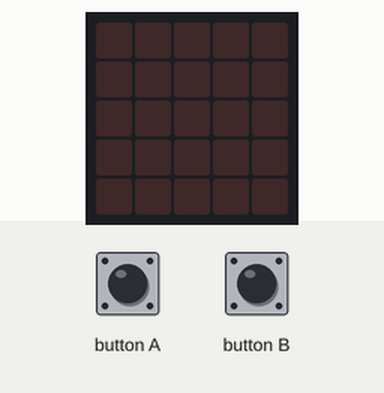
Simulated run of this program. Board: BBC micro:bit (MakeCode). Shown: the board's 5×5 LED display. The test bench sets the inputs (shaded band).

Above: at 1.2 s.
1.3 s: button A pressed for 0.15 s
At 2.4 s:
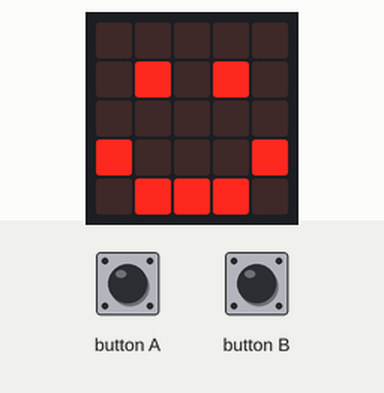
3.3 s: button B pressed for 0.15 s
At 5.2 s:
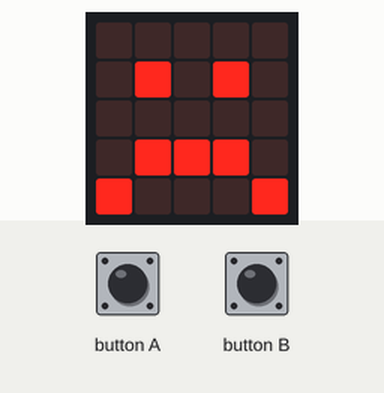
Timing chart, 0 to 6.7 s (numbered marks = the images above; inputs shaded):
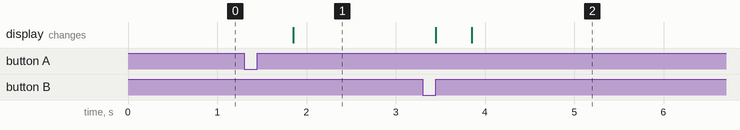

The program:

main.ts
```typescript
input.onButtonPressed(Button.A, function () {
    basic.showLeds(`
        . . . . .
        . . . . .
        . . . . .
        . . . . .
        . . . . .
        `)
    basic.showIcon(IconNames.Happy)
})
input.onButtonPressed(Button.B, function () {
    basic.showLeds(`
        . . . . .
        . . . . .
        . . . . .
        . . . . .
        . . . . .
        `)
    basic.showIcon(IconNames.Sad)
})
```

test.ts
```typescript
// aquí va el archivo "tests"; esto no se compilará cuando este paquete se utilice como una extensión.
```

Measured:
- after the input at 1.3 s, the display: changes after 0.55 s (image 1)
- after the input at 3.3 s, the display: first changes after 0.15 s (image 2 shows a later state)
